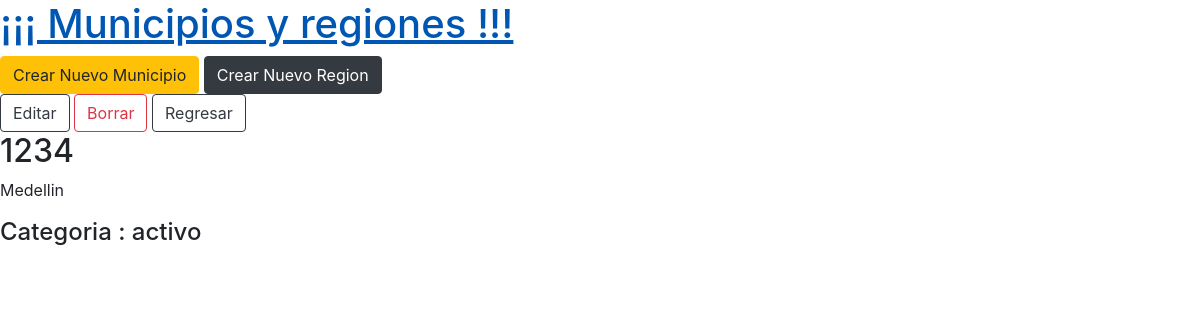
The page /talenta/municipio/23/ on the database its author committed.
### municipio/models.py (models this page shows, shortened)
class Municipio(models.Model):
    codigo_m = models.IntegerField(True)
    nombre_m = models.CharField(max_length=200)
    estado = models.CharField(max_length=50, choices=TIPO_OPCIONES, default=ACTIVO)
    regiones = models.ManyToManyField(Region)

### municipio/views.py (the view)
# urls.py: path('municipio/<int:pk>/', views.municipio_detail, name='municipio_detail'),
def municipio_detail(request, pk):
    mun = get_object_or_404(Municipio, pk=pk)
    context = {
    'mun': mun,
    }
    return render(request, 'municipio_detail.html', context)

### municipio/templates/municipio_detail.html
{% extends 'base.html' %}
{% block content %}
 	<div>
        <a class="btn btn-outline-dark" href="{% url 'municipio:municipio_edit' pk=mun.pk %}"><span class="glyphicon glyphicon-pencil">Editar</span></a>
        <a class="btn btn-outline-danger" href="{% url 'municipio:municipio_delete' pk=mun.pk %}"><span class="glyphicon glyphicon-pencil">Borrar</span></a>
        <a class="btn btn btn-outline-dark" href="{% url 'municipio:municipio_view' %}">Regresar <span class="sr-only">(current)</span></a>
        <h2>{{ mun.codigo_m }}</h2>
        <p class="texto">{{ mun.nombre_m }}</p>
        <h4>Categoria : {{ mun.estado }}</h4>
    </div>
{% endblock %}

### rows shown on the page
Municipio: codigo_m "1234", nombre_m "Medellin", estado "activo"
